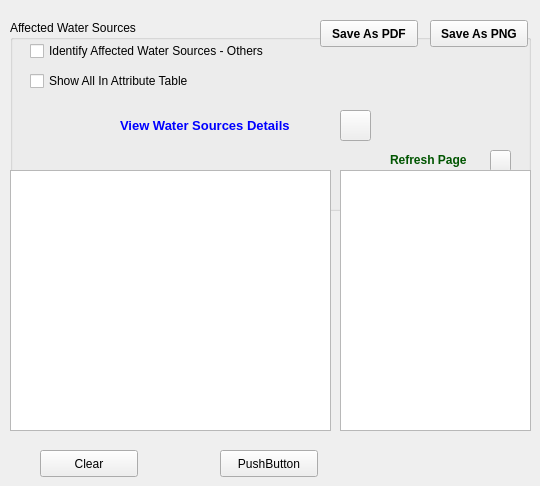
       <widget class="QWidget" name="tab_38">
        <attribute name="title">
         <string>Identify Affected Water Sources</string>
        </attribute>
        <widget class="QGroupBox" name="groupBox_22">
         <property name="geometry">
          <rect>
           <x>10</x>
           <y>20</y>
           <width>521</width>
           <height>191</height>
          </rect>
         </property>
         <property name="title">
          <string>Affected Water Sources</string>
         </property>
         <widget class="QCheckBox" name="chkAffectWell_3">
          <property name="geometry">
           <rect>
            <x>20</x>
            <y>20</y>
            <width>271</width>
            <height>22</height>
           </rect>
          </property>
          <property name="text">
           <string>Identify Affected Water Sources - Others</string>
          </property>
         </widget>
         <widget class="QCheckBox" name="chkshowAllAffWell_3">
          <property name="geometry">
           <rect>
            <x>20</x>
            <y>50</y>
            <width>241</width>
            <height>22</height>
           </rect>
          </property>
          <property name="text">
           <string>Show All In Attribute Table</string>
          </property>
         </widget>
         <widget class="QPushButton" name="btnWSPNG">
          <property name="geometry">
           <rect>
            <x>420</x>
            <y>0</y>
            <width>98</width>
            <height>27</height>
           </rect>
          </property>
          <property name="font">
           <font>
            <weight>75</weight>
            <bold>true</bold>
           </font>
          </property>
          <property name="text">
           <string>Save As PNG</string>
          </property>
         </widget>
         <widget class="QPushButton" name="btnPdfWS">
          <property name="geometry">
           <rect>
            <x>310</x>
            <y>0</y>
            <width>98</width>
            <height>27</height>
           </rect>
          </property>
          <property name="font">
           <font>
            <weight>75</weight>
            <bold>true</bold>
           </font>
          </property>
          <property name="text">
           <string>Save As PDF</string>
          </property>
         </widget>
         <widget class="QToolButton" name="btnViewAllDetailsWS">
          <property name="geometry">
           <rect>
            <x>330</x>
            <y>90</y>
            <width>31</width>
            <height>31</height>
           </rect>
          </property>
          <property name="styleSheet">
           <string notr="true">background-image: url(:/plugins/floogin/cur.png);</string>
          </property>
          <property name="text">
           <string/>
          </property>
         </widget>
         <widget class="QLabel" name="label_122">
          <property name="geometry">
           <rect>
            <x>110</x>
            <y>90</y>
            <width>181</width>
            <height>31</height>
           </rect>
          </property>
          <property name="font">
           <font>
            <pointsize>10</pointsize>
            <weight>75</weight>
            <bold>true</bold>
           </font>
          </property>
          <property name="text">
           <string>&lt;html&gt;&lt;head/&gt;&lt;body&gt;&lt;p&gt;&lt;span style=&quot; color:#0000ff;&quot;&gt;View Water Sources Details&lt;/span&gt;&lt;/p&gt;&lt;/body&gt;&lt;/html&gt;</string>
          </property>
         </widget>
         <widget class="QLabel" name="lblwellrefresh_3">
          <property name="geometry">
           <rect>
            <x>380</x>
            <y>130</y>
            <width>121</width>
            <height>20</height>
           </rect>
          </property>
          <property name="text">
           <string>&lt;html&gt;&lt;head/&gt;&lt;body&gt;&lt;p&gt;&lt;span style=&quot; font-weight:600; color:#005500;&quot;&gt;Refresh Page&lt;/span&gt;&lt;/p&gt;&lt;/body&gt;&lt;/html&gt;</string>
          </property>
         </widget>
         <widget class="QToolButton" name="btnWSClear">
          <property name="geometry">
           <rect>
            <x>480</x>
            <y>130</y>
            <width>21</width>
            <height>22</height>
           </rect>
          </property>
          <property name="styleSheet">
           <string notr="true">background-image: url(:/plugins/floogin/rfrsh5.png);</string>
          </property>
          <property name="text">
           <string/>
          </property>
         </widget>
        </widget>
        <widget class="QTextBrowser" name="txtWellBrowser">
         <property name="geometry">
          <rect>
           <x>10</x>
           <y>170</y>
           <width>321</width>
           <height>261</height>
          </rect>
         </property>
        </widget>
        <widget class="QPushButton" name="btnClearSources">
         <property name="geometry">
          <rect>
           <x>40</x>
           <y>450</y>
           <width>98</width>
           <height>27</height>
          </rect>
         </property>
         <property name="text">
          <string>Clear</string>
         </property>
        </widget>
        <widget class="QPushButton" name="btnHelpSources">
         <property name="geometry">
          <rect>
           <x>220</x>
           <y>450</y>
           <width>98</width>
           <height>27</height>
          </rect>
         </property>
         <property name="text">
          <string>PushButton</string>
         </property>
        </widget>
        <widget class="QTextBrowser" name="txtWSPoint">
         <property name="geometry">
          <rect>
           <x>340</x>
           <y>170</y>
           <width>191</width>
           <height>261</height>
          </rect>
         </property>
        </widget>
       </widget>
